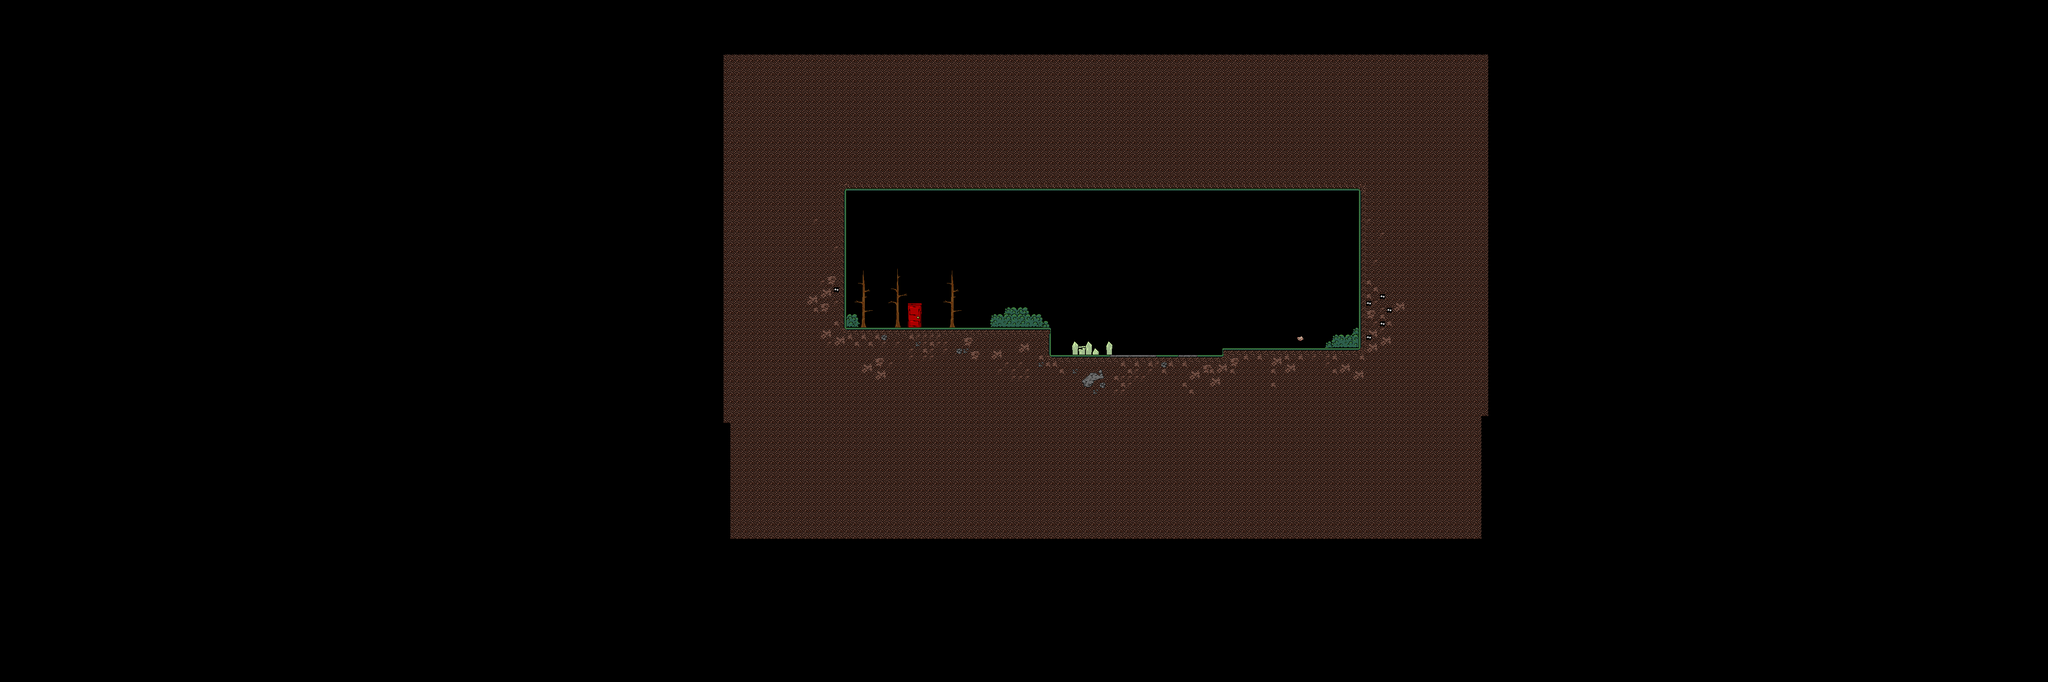

Below is a game level as drawn by its tile map, then a one-line description and the .tmx that defines it (tile-layer data replaced by summaries):
An orthogonal 300x100 tile map with 16x16 px tiles, 4 tile layers (04 Background, 03 Collision, 02 Foreground, 01 Placeholders).

<map version="1.5" tiledversion="1.7.0" orientation="orthogonal" renderorder="right-down" width="300" height="100" tilewidth="16" tileheight="16" infinite="0" nextlayerid="5" nextobjectid="1">
 <tileset firstgid="1" source="RatkingTileset.tsx" />
 <layer id="4" name="04 Background" width="300" height="100">
  <data>[30000 cells, 157 non-empty, 80 distinct tile ids]</data>
 </layer>
 <layer id="1" name="03 Collision" width="300" height="100">
  <data>[30000 cells, 6284 non-empty, 41 distinct tile ids]</data>
 </layer>
 <layer id="2" name="02 Foreground" width="300" height="100">
  <data>[30000 cells, 24 non-empty, 12 distinct tile ids]</data>
 </layer>
 <layer id="3" name="01 Placeholders" width="300" height="100">
  <data>[30000 cells, 9 non-empty, 9 distinct tile ids]</data>
 </layer>
</map>
